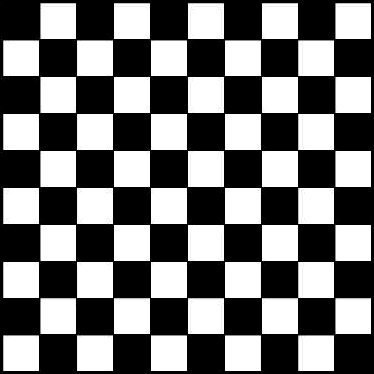
%> input picture CV_HW2/checkboard.jpg, 374 x 374 px
$ octave test.m   (GNU Octave 9; MATLAB toolbox functions it lacks are replaced by stand-ins)
%> lines starting %> are read from the running program, lines starting %| are printed output that depends on the picture
### CV_HW2/detectHarrisCorners.m
function [corners, R] = detectHarrisCorners(Image, S, N, D, M)
% [9 lines of commented-out code are left out]
Image = double(rgb2gray(Image));
threshold = 10000;
% 1) Smooth the image using a Gaussian kernel with a given sigma S. S is given as an input parameter, so based on its value you must decide on the size of your smoothing kernel and fill in its values according to the Gaussian function. You will convolve the image with the smoothing kernel to produce a smoothed image. Note... you may wish to use the property of separability to replace convolution via a 2D Gaussian by a more efficient pair of convolutions using two 1D Gaussians.
% S = 1;
FilterSize = [max(1, fix(6 * S)) max(1, fix(6 * S))];  %6 times sigma rows, 6 times sigma columns, set by me.

%two 1D Gaussians
g_x = fspecial('gaussian', [1 FilterSize(2)], S);
g_y = fspecial('gaussian', [FilterSize(1) 1], S);

%applying 1D gaussian in Y-direction to the Image
Image_Y = imfilter(Image, g_y);

%applying 1D gaussian in X-direction to the Image_Y
Image_XY = imfilter(Image_Y, g_x);

%verifying
% g_xy = fspecial('gaussian', FilterSize, S);
% Image_XY2D = imfilter(Image, g_xy);
% max(max(abs(Image_XY - Image_XY2D)))


% 2) Compute gradient images Gx and Gy from the smoothed image from step 1 by convolving with row and column finite difference kernel operators for computing partial derivatives in x and y. We have discussed this in class lectures.
%derivative masks
% dx = [1 0 -1];
dx = [1 0 -1; 1 0 -1; 1 0 -1];
dy = dx';

%Image derivatives
Gx = imfilter(Image_XY, dx, 'conv', 'same', 0);
Gy = imfilter(Image_XY, dy, 'conv', 'same', 0);


% 3) Compute Harris corner ?R? values over local neighborhoods of each pixel, using the gradient images Gx and Gy from step 2.
% a) compute the products of derivatives Gx^2, Gx Gy, and Gy^2 at every pixel.
Gx2 = Gx .^ 2;
Gy2 = Gy .^ 2;
GxGy = Gx .* Gy;

% b) compute sums of these products over the local NxN neighborhood at each pixel
% N = 1;
box = ones(N, N);
Sx2 = imfilter(Gx2, box);
Sy2 = imfilter(Gy2, box);
SxSy = imfilter(GxGy, box);

R = zeros(size(Image, 1), size(Image, 2));
k = 0.05;
for x = 1:size(Image, 1)
    for y = 1:size(Image, 2)
        % c) define at each pixel (x,y) the matrix
        H = [Sx2(x, y) SxSy(x, y); SxSy(x, y) Sy2(x, y)];

        % d) the Harris corner value R(x,y) at pixel (x,y) is then defined as R(x,y)=det(H(x,y))-kTrace(H(x,y))^2
        R(x, y) = det(H) - k * (trace(H) ^ 2);
    end
end
% R(x, y) = (Sx2 .* Sy2 - SxSy .^ 2) ./ (Sx2 + Sy2 + eps);  % Harris corner measure


% 4) Extract a sparse set of the M ?best? corner features.
% D = 7;
% M = 100;

corners = zeros(M, 3);
tmp = R;
for i = 1:M
    [x_max y_max] = find(tmp == max(max(tmp)));
    R_max = tmp(x_max, y_max);
    if R_max > threshold
        corners(i,:) = [y_max x_max R_max];
        for x = (x_max - D):(x_max + D)
            for y = (y_max - D):(y_max + D)
                if x > 0 & y > 0 & (((x - x_max)^2) + ((y - y_max)^2)) <= D
                    tmp(x, y) = -100000;
                end
            end
        end
    end
end

% [24 lines of commented-out code are left out]

end

### CV_HW2/test.m
clear all; close all; clc;

img1 = imread('checkboard.jpg');
%> img1 is the input picture: size 374x374x3 uint8; min 0, max 255, mean 117.1
img2 = imread('brickwall.jpg');
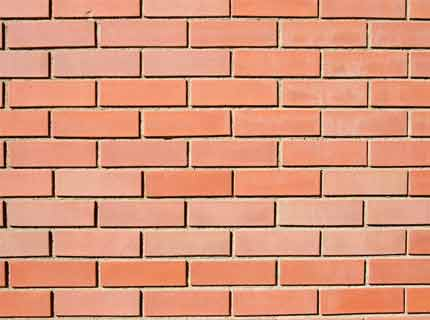
%> input picture CV_HW2/brickwall.jpg, 430 x 320 px
%> img2 is the input picture: size 320x430x3 uint8; mean R, G, B 217, 150.2, 123.2
img3 = imread('rolla.jpg');
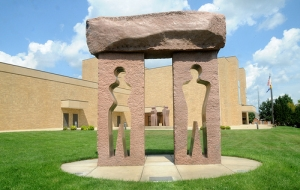
%> input picture CV_HW2/rolla.jpg, 300 x 190 px
%> img3 is the input picture: size 190x300x3 uint8; mean R, G, B 157.6, 162.9, 137.4

S = 1;  % sigma = 1-3
N = 5;  % size of local NxN neighborhood
D = 100;  % radius of neighboor
M = 120;

% Results of Harris Corners Detector
[Corners1 R1] = detectHarrisCorners(img1, S, N, D, M);
%> after the loop in detectHarrisCorners, `for x = 1:size(Image, 1)`:
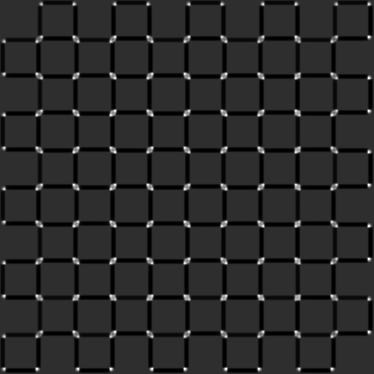
%> R: size 374x374 double; min -4.34e+11, max 1.94e+12, mean -4.37e+10; drawn with min black and max white
%> the loop in detectHarrisCorners, `for i = 1:M` made 120 passes
%> (x_max, y_max, R_max) on passes 1 to 12: (332, 369, 1.94e+12), (79, 369, 1.93e+12), (185, 369, 1.93e+12), (227, 369, 1.93e+12), (369, 185, 1.93e+12), (369, 227, 1.92e+12), (111, 369, 1.92e+12), (369, 111, 1.92e+12), (259, 369, 1.91e+12), (37, 369, 1.91e+12), (369, 153, 1.91e+12), (369, 37, 1.91e+12)
%> after the loop in detectHarrisCorners, `for i = 1:M`:
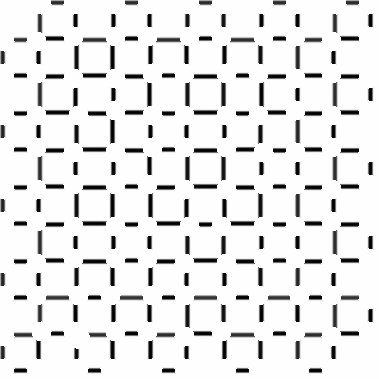
%> tmp: size 379x379 double; min -4.34e+11, max 976069730.7, mean -4.03e+10; drawn with min black and max white
%> after the loop in detectHarrisCorners, `for i = 1:M`: corners = 120 rows, first 12: [369 332 1.94e+12; 369 79 1.93e+12; 369 185 1.93e+12; 369 227 1.93e+12; 185 369 1.93e+12; 227 369 1.92e+12; 369 111 1.92e+12; 111 369 1.92e+12; 369 259 1.91e+12; 369 37 1.91e+12; 153 369 1.91e+12; 37 369 1.91e+12]
%> Corners1 has the same summary as corners in detectHarrisCorners
[Corners2 R2] = detectHarrisCorners(img2, S, N, D, M);
%> call 2 of detectHarrisCorners, with S = 1, N = 5, D = 100, M = 120
%> in detectHarrisCorners (call 2), `Sy2 = imfilter(Gy2, box);`:
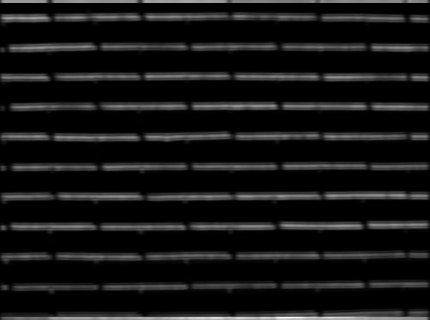
%> Sy2: size 320x430 double; min 0, max 2600810.3, mean 221774.1; drawn with min black and max white
%> in detectHarrisCorners (call 2), `SxSy = imfilter(GxGy, box);`:
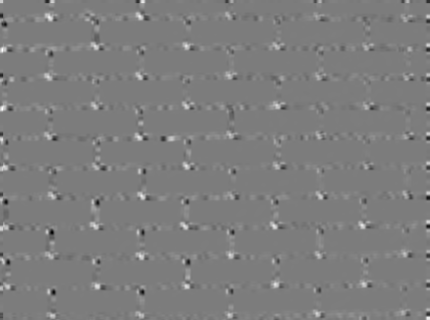
%> SxSy: size 320x430 double; min -293200, max 305592.3, mean 2600.6; drawn with min black and max white
%> after the loop in detectHarrisCorners (call 2), `for x = 1:size(Image, 1)`:
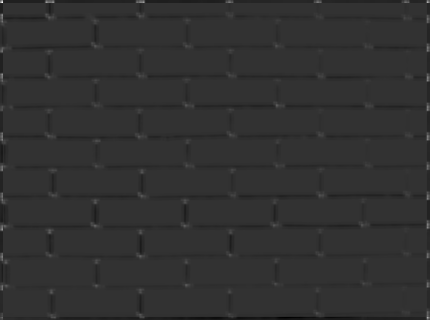
%> R: size 320x430 double; min -3.37e+11, max 1.37e+12, mean -7.69e+09; drawn with min black and max white
%> (the run ends here)
